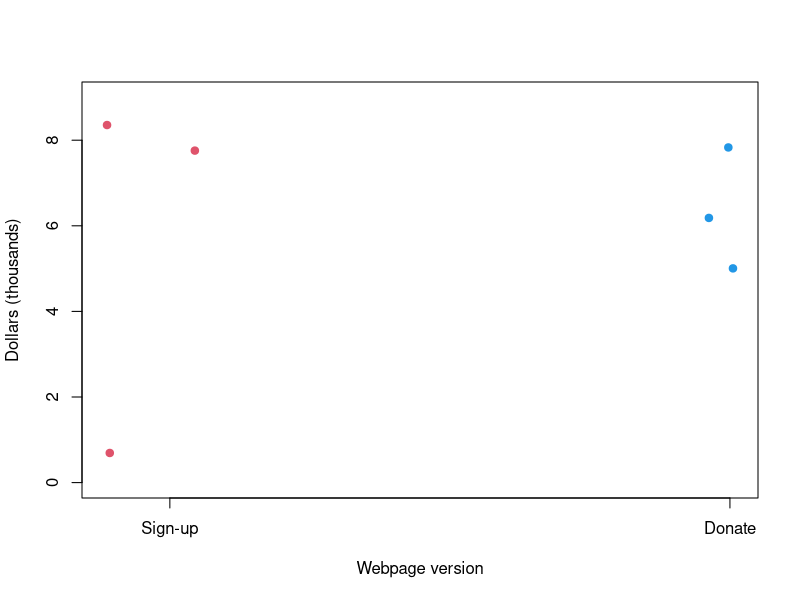
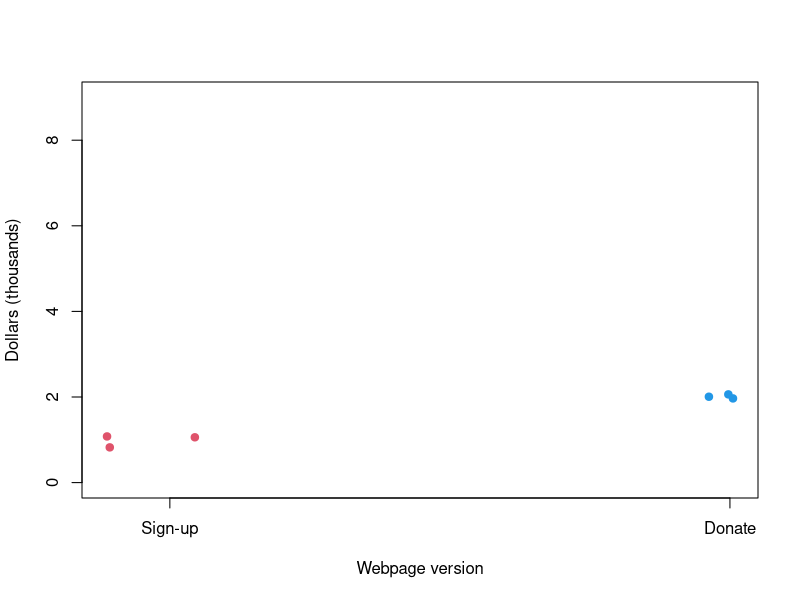
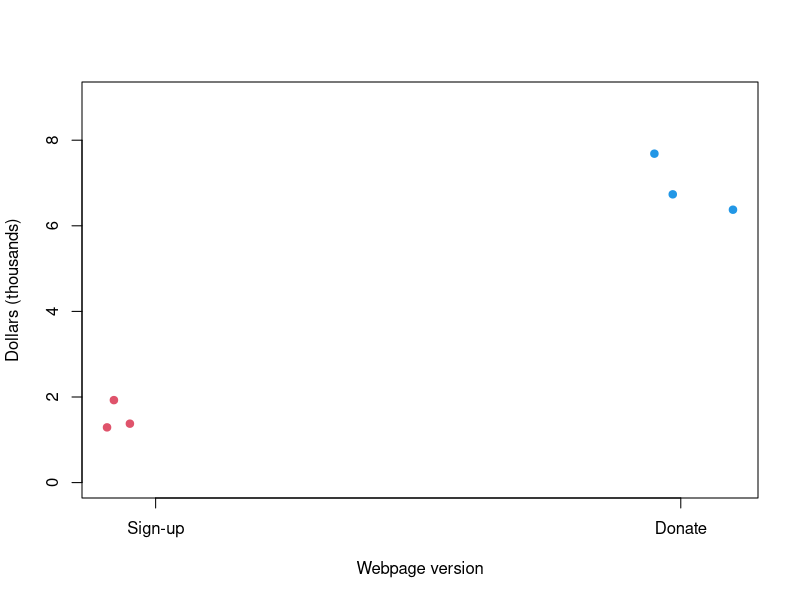

R code for these plots, in order:
## ---- chunk 1
set.seed(4332)
dol <- rnorm(6,mean=6,sd=3)
fac <- rep(c(1,2),each=3)
plot(jitter(fac,factor=0.5),dol,xaxt="n",ylab="Dollars (thousands)",
     xlab="Webpage version",pch=19,col=(fac*2),ylim=c(0,9))
axis(1,at=c(1.05,1.95),labels=c("Sign-up","Donate"))
## ---- chunk 2
set.seed(4332)
dol <- rnorm(6,mean=rep(c(1,2),each=3),sd=0.1)
fac <- rep(c(1,2),each=3)
plot(jitter(fac,factor=0.5),dol,xaxt="n",ylab="Dollars (thousands)",
     xlab="Webpage version",pch=19,col=(fac*2),ylim=c(0,9))
axis(1,at=c(1.05,1.95),labels=c("Sign-up","Donate"))
## ---- chunk 3
set.seed(4331)
dol <- rnorm(6,mean=rep(c(1,7),each=3),sd=1)
fac <- rep(c(1,2),each=3)
plot(jitter(fac,factor=0.5),dol,xaxt="n",ylab="Dollars (thousands)",
     xlab="Webpage version",pch=19,col=(fac*2),ylim=c(0,9))
axis(1,at=c(1.05,1.95),labels=c("Sign-up","Donate"))
